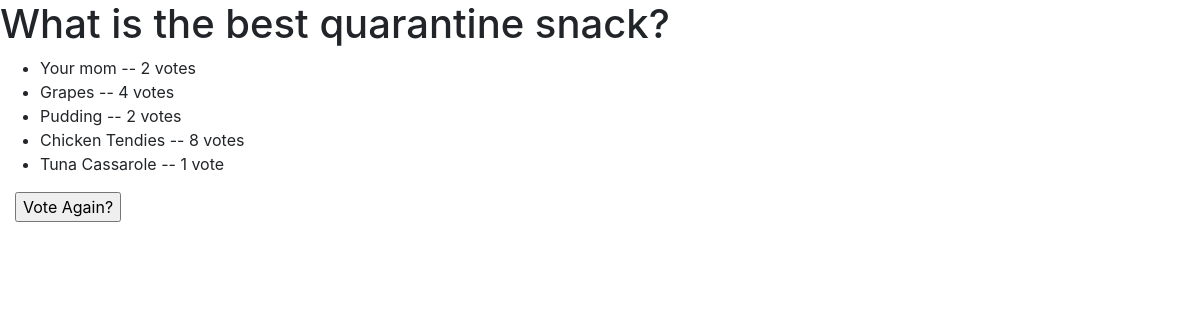
Before: /polls/7/results/ with the older database file.
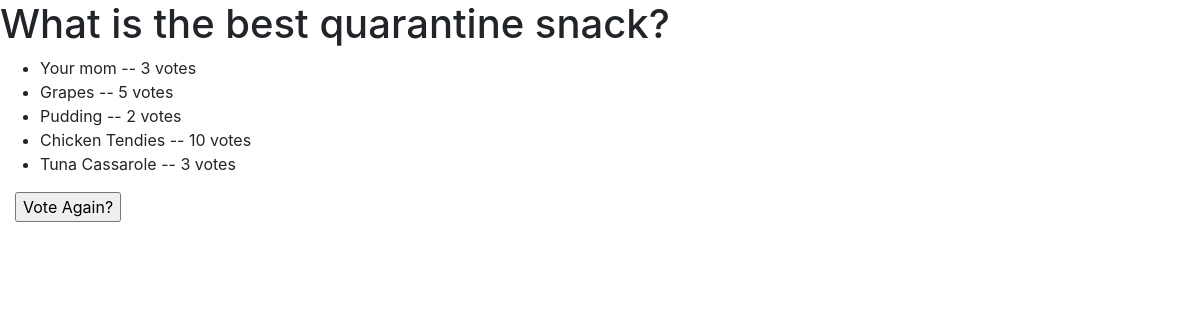
After: the same page with the newer database file.
### polls/models.py (models this page shows, shortened)
class Choice(models.Model):
    question = models.ForeignKey(Question, on_delete=models.CASCADE)
    choice_text = models.CharField(max_length=200)
    votes = models.IntegerField(default=0)

### polls/views.py (the view)
# urls.py: path('<int:pk>/results/', views.ResultsView.as_view(), name='results'),
class ResultsView(generic.DetailView):
    model = Question
    template_name = 'polls/results.html'

### polls/templates/polls/results.html (shortened to what this page needs)
{% load static %}
<link rel="stylesheet" href="https://maxcdn.bootstrapcdn.com/bootstrap/4.0.0/css/bootstrap.min.css"
>
<link rel="stylesheet" type="text/css" href="{% static 'polls/style.css' %}">
<h1>{{ question.question_text }}</h1>
<ul>
{% for choice in question.choice_set.all %}
    <li>{{ choice.choice_text }} -- {{ choice.votes }} vote{{ choice.votes|pluralize }}</li>
{% endfor %}
</ul>
<div class="container-fluid">
<a href="{% url 'polls:detail' question.id %}"><input type="button" value="Vote Again?"/></a>
</div>

Changed rows visible on the page:
changed Choice "Your mom": votes "2" → "3"
changed Choice "Grapes": votes "4" → "5"
changed Choice "Chicken Tendies": votes "8" → "10"
changed Choice "Tuna Cassarole": votes "1" → "3"
